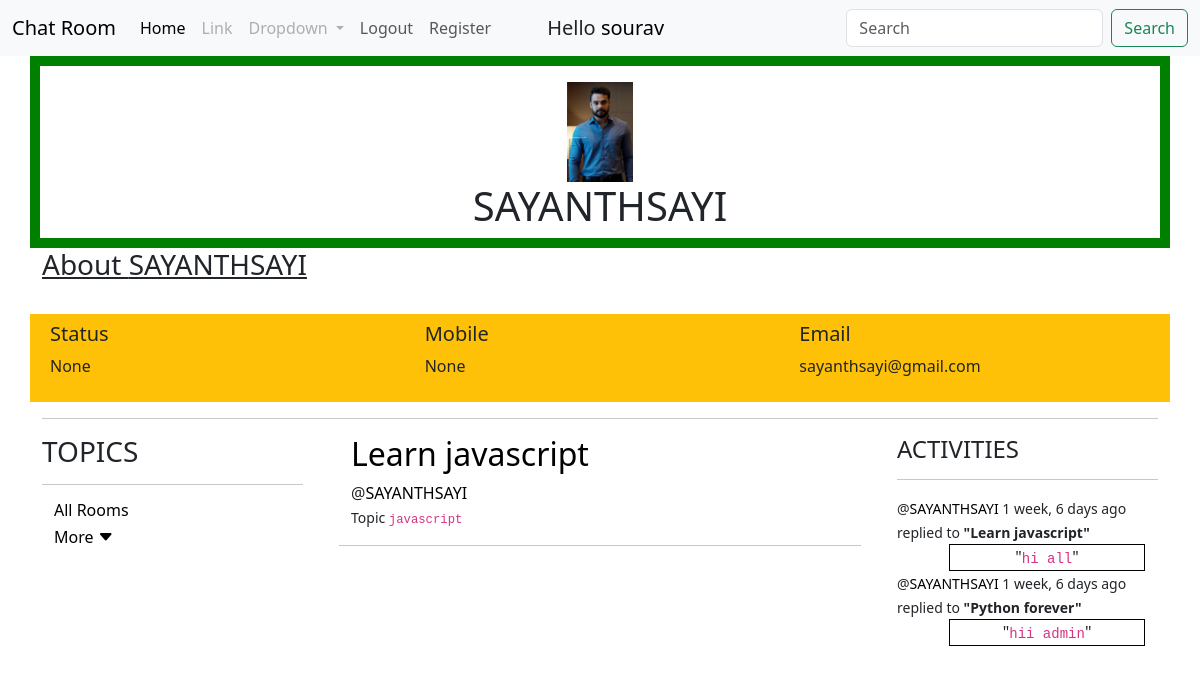
The page /usersprofile/4/ (signed in) on the database as committed earlier.
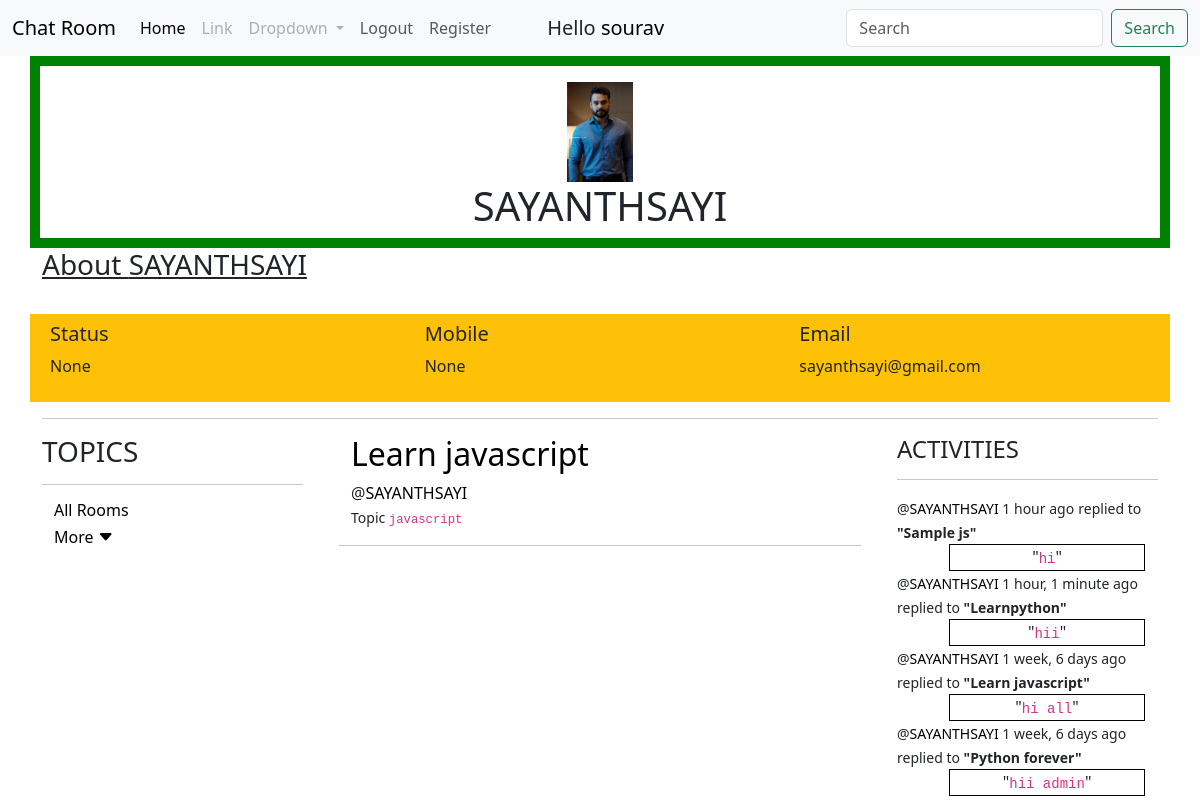
The same page on the database as committed later.
### user/models.py (models this page shows)
class User(AbstractUser):
    email=models.EmailField(unique=True,null=True)
    bio=models.TextField(null=True)
    mobile=models.CharField(max_length=10,null=True)
    avatar=models.ImageField(null=True,default='default_user.png')
    def __str__(self):
        return self.username
    USERNAME_FIELD='email'
    REQUIRED_FIELDS=[]

### base/models.py (models this page shows)
class Room(models.Model):
    host=models.ForeignKey(User,on_delete=models.SET_NULL,null=True)
    topic=models.ForeignKey(Topic,on_delete=models.SET_NULL,null=True)
    name=models.CharField(max_length=255)
    description=models.TextField(null=True,blank=True)
    updated=models.DateTimeField(auto_now=True)
    created=models.DateTimeField(auto_now_add=True)
    participants=models.ManyToManyField(User,related_name='participants',blank=True)
    class Meta:
        ordering=['-created',]
    def __str__(self):
        return self.name

class Topic(models.Model):
    name=models.CharField(max_length=200,null=True)
    def __str__(self):
        return self.name

class Messages(models.Model):
    user=models.ForeignKey(User,on_delete=models.CASCADE)
    room=models.ForeignKey(Room,on_delete=models.CASCADE)
    body=models.TextField()
    updated=models.DateTimeField(auto_now=True)
    created=models.DateTimeField(auto_now_add=True)
    class Meta:
        ordering=['-created']
    def __str__(self):
        return self.body[0:50]

### base/views.py (the view)
# urls.py: path('usersprofile/<str:pk>/',views.userProfile,name='userprofile'),
@login_required(login_url='login')
def userProfile(request,pk):
    users=User.objects.get(id=pk)
    rooms=users.room_set.all()
    rooms_count=rooms.count()
    room_messages=users.messages_set.all()[:5]
    context={'users':users,'rooms':rooms,'room_messages':room_messages,'rooms_count':rooms_count}
    return render(request,'userprofile.html',context)

### base/templates/userprofile.html (shortened to what this page needs)
{% extends 'main.html' %}
{% block content %}
<div class='container-sm text-center pt-3' id='head'>
    <div>
        <img id='img' src={{users.avatar.url}} height='100' weight='100'  / >
    </div>
    <h1>{{users.username}}
    </h1>
</div>
<div class='container-sm'>
    <h3><u>About {{users.username}}</u></h3>
    <br>
    <div class='row bg-warning p-2'>
        <div class='col-4 container-sm'>
            <h5>Status</h5>
    <p>{{users.bio}}</p>
        </div>
        <div class='col-4 container-sm'>
            <h5>Mobile</h5>
    <p>{{users.mobile}}</p>
        </div>
        <div class='col-4 container-sm'>
            <h5>Email</h5>
            <p>{{users.email}}</p>
        </div>
    </div>
    <hr>
    <div class='row'>
        <div class='col-3'>
            {% include 'topic_component.html' %}
        </div>
        <div class='col-6'>
            <div class='container-sm'>
                {% for room in rooms  %}
                    <div class='container-sm'>
                        <h2><a id='a' href={% url 'rooms' room.id %}>{{room.name}}</a></h2>
                        <span >@<a href={% url 'userprofile' room.host.id %}>{{room.host}}</a></span>
                        <br>
                        <small >Topic <code>{{room.topic}}</code></small>
                    </div>
                    <hr>
                {% endfor %}
            </div>
        </div>
        <div class='col-3'>
            {% include 'activity_component.html' %}
        </div>
    </div>
</div>
{% endblock content %}

### templates/main.html (shortened to what this page needs)
<!DOCTYPE html>
{% load static %}
<html>
    <head>
        <link rel="stylesheet" href={% static '/css/main.css' %}>
        <link href="https://cdn.jsdelivr.net/npm/bootstrap@5.3.0-alpha1/dist/css/bootstrap.min.css" rel="stylesheet">
        <link rel="stylesheet" href="https://cdn.jsdelivr.net/npm/bootstrap-icons@1.10.3/font/bootstrap-icons.css">
    </head>
    <body>
        {% include 'navbar.html' %}
        {% block content %}
        {% endblock content %}
    </body>
</html>

### templates/navbar.html (shortened to what this page needs)
<nav class="navbar navbar-expand-lg bg-body-tertiary">
    <div class="container-fluid">
      <a class="navbar-brand" href="/">Chat Room</a>
      <div class="collapse navbar-collapse" id="navbarSupportedContent">
        <ul class="navbar-nav me-auto mb-2 mb-lg-0">
          <li class="nav-item">
            <a class="nav-link active" aria-current="page" href="/">Home</a>
          </li>
          <li class="nav-item">
            <a class="nav-link disabled" href="#">Link</a>
          </li>
          <li class="nav-item dropdown ">
            <a class="disabled nav-link dropdown-toggle" href="#" role="button" data-bs-toggle="dropdown" aria-expanded="false">
              Dropdown
            </a>
          </li>
          {% if request.user.is_authenticated %}
          <li class="nav-item">
            <a class="nav-link" href={% url 'logout' %}>Logout</a>
          </li>
          {% else %}
          <li class="nav-item">
            <a class="nav-link" href={% url 'login' %}>Login</a>
          </li>
          {% endif %}
          <li class="nav-item">
            <a class="nav-link" href={% url 'register' %}>Register</a>
          </li>
          <li class="nav-item mx-5 mt-2">
            {% if request.user.is_authenticated %}
            <h5>Hello <a href={% url 'userprofile' user.id %}>{{request.user}}</a></h5>
            {% endif %}
          </li>
        </ul>
        <form class="d-flex" role="search" method='GET' action={% url 'home' %}>
          <input class="form-control me-2" type="search" placeholder="Search" aria-label="Search" name='q'>
          <button class="btn btn-outline-success" type="submit">Search</button>
      </div>
    </div>
  </nav>

### base/templates/topic_component.html (shortened to what this page needs)
<h3>TOPICS</h3>
            <hr>
            <div class='container-sm'><h6><a href='/'>All Rooms</a></h6></div>
            <div class='container-sm ml-2'>
                <h6><a href={% url 'moretopics' %}>More <i class="bi bi-caret-down-fill"></i></a></h6>
            </div>

### base/templates/activity_component.html
<h4>ACTIVITIES</h4>
            <hr>
            {% if request.user.is_authenticated %}
                {% for message in room_messages %}
                    <div>
                        <small>@<a href={% url 'userprofile' message.user.id %}>{{message.user}}</a> {{message.created|timesince}} ago</small>
                        <small>replied to <b>"{{message.room}}"</b></small>
                        <div class='col-9 text-center' id='replied'>"<code>{{message}}</code>"</div>
                    </div>
                {% endfor %}
            {% endif %}

### base/templates/userprofile.html (style rules this page uses)
a { text-decoration:none; color:black; }
#replied { border:1px solid black; margin-right:20%; margin-left:20%; }
#head { border:10px solid green; }
#img { border-radious:50%; }

Rows that differ between the two databases and show on the page:
added Messages: user "SAYANTHSAYI", created "1 hour", room "Sample js", body "hi"
added Messages: user "SAYANTHSAYI", created "1 hour, 1 minute", room "Learnpython", body "hii"
